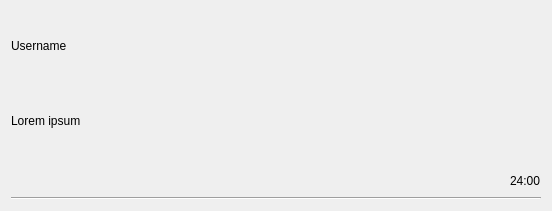
<?xml version="1.0" encoding="UTF-8"?>
<ui version="4.0">
 <class>Form</class>
 <widget class="QWidget" name="Form">
  <property name="geometry">
   <rect>
    <x>0</x>
    <y>0</y>
    <width>552</width>
    <height>211</height>
   </rect>
  </property>
  <property name="windowTitle">
   <string>Form</string>
  </property>
  <layout class="QVBoxLayout" name="verticalLayout_2">
   <item>
    <widget class="QLabel" name="label_post_username">
     <property name="text">
      <string>Username</string>
     </property>
    </widget>
   </item>
   <item>
    <widget class="QLabel" name="label_post_content">
     <property name="text">
      <string>Lorem ipsum</string>
     </property>
    </widget>
   </item>
   <item>
    <spacer name="verticalSpacer">
     <property name="orientation">
      <enum>Qt::Vertical</enum>
     </property>
     <property name="sizeType">
      <enum>QSizePolicy::Maximum</enum>
     </property>
     <property name="sizeHint" stdset="0">
      <size>
       <width>20</width>
       <height>10</height>
      </size>
     </property>
    </spacer>
   </item>
   <item alignment="Qt::AlignRight">
    <widget class="QLabel" name="label_post_time">
     <property name="maximumSize">
      <size>
       <width>16777215</width>
       <height>20</height>
      </size>
     </property>
     <property name="text">
      <string>24:00</string>
     </property>
    </widget>
   </item>
   <item>
    <widget class="Line" name="line">
     <property name="orientation">
      <enum>Qt::Horizontal</enum>
     </property>
    </widget>
   </item>
  </layout>
 </widget>
 <resources/>
 <connections/>
</ui>
